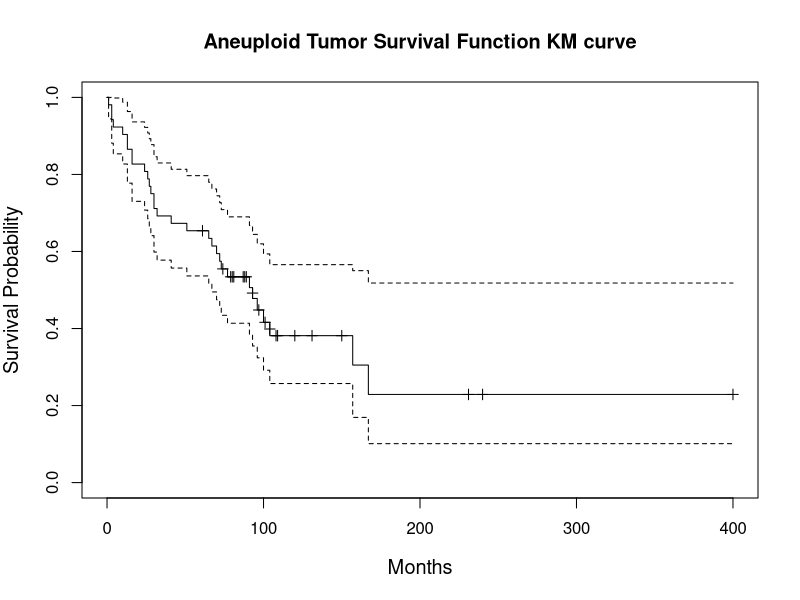
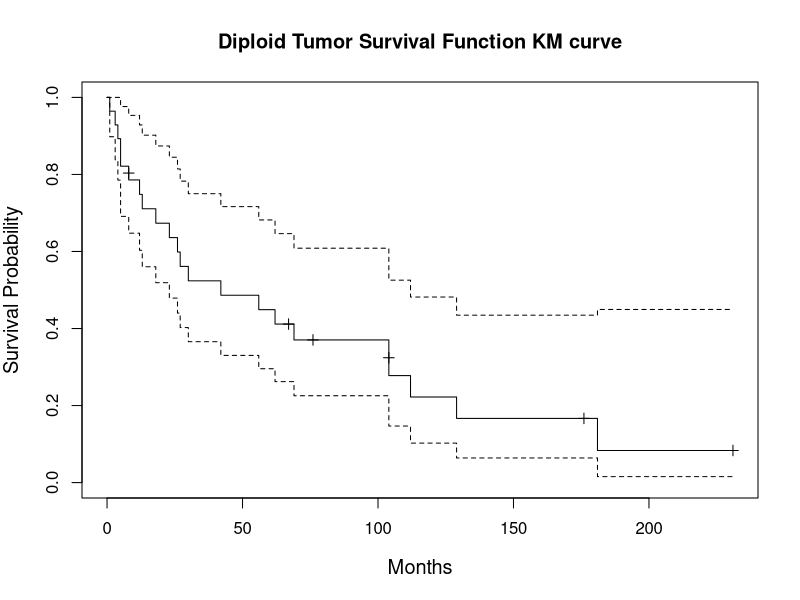

The R source for these figures, in order:
## ---- chunk 1
knitr::opts_chunk$set(
  fig.width = 6, fig.asp = .6, out.width = "90%"
)
## ---- chunk 2
library(survival)
data("tongue", package = "KMsurv")  # type 1 = Aneuploid Tumor, type 2 = Diploid Tumor
## ---- chunk 3
km_an = survfit(Surv(time, delta) ~ 1, data = subset(tongue, type == 1), conf.type='log')
plot(km_an, mark.time = TRUE,
     xlab = "Months", ylab = "Survival Probability", main = "Aneuploid Tumor Survival Function KM curve", 
     cex.lab = 1.2, cex.main = 1.2)
## ---- chunk 4
# time = 52 (52 weeks in a year); n.event: the cumulative number of deaths at the time point
surv_an = round(summary(km_an, time = 52)$surv, 3)
lcl_an = round(summary(km_an, time = 52)$lower, 3)
ucl_an = round(summary(km_an, time = 52)$upper, 3)
stat_an = rbind(c(surv_an, lcl_an, ucl_an))
colnames(stat_an) = c("Survival Rate", "CI Lower", "CI Upper")
knitr::kable(stat_an, "simple")
## ---- chunk 5
km_di = survfit(Surv(time, delta) ~ 1, data = subset(tongue, type == 2), conf.type='log')
plot(km_di, mark.time = TRUE,
     xlab = "Months", ylab = "Survival Probability", main = "Diploid Tumor Survival Function KM curve", 
     cex.lab = 1.2, cex.main = 1.2)
## ---- chunk 6
surv_di = round(summary(km_di, time = 52)$surv, 3)
lcl_di = round(summary(km_di, time = 52)$lower, 3)
ucl_di = round(summary(km_di, time = 52)$upper, 3)
stat_di = rbind(c(surv_di, lcl_di, ucl_di))
colnames(stat_di) = c("Survival Rate", "CI Lower", "CI Upper")
knitr::kable(stat_di, "simple")
